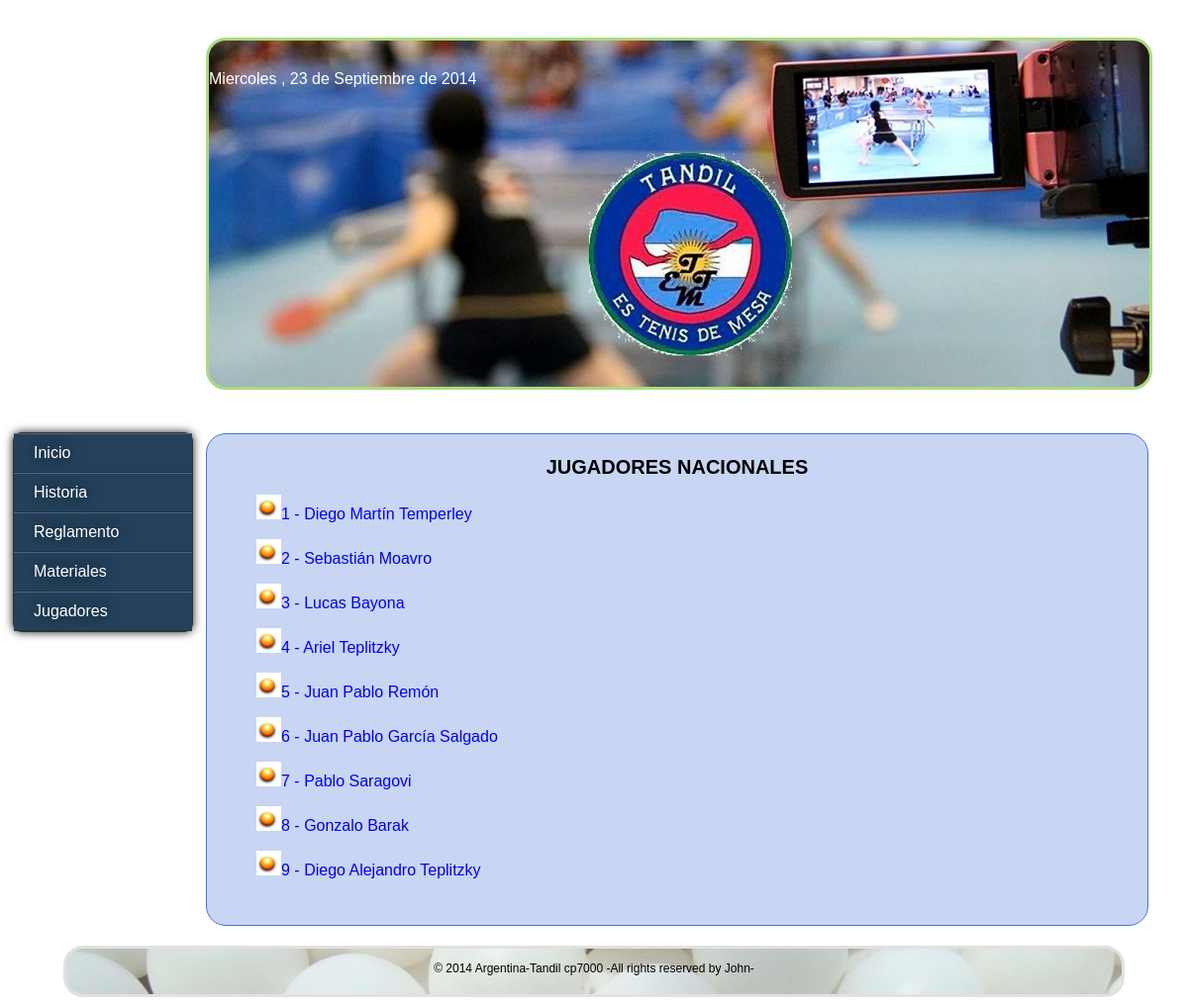
The page /jugadores_nacionales.php on the database its author committed.
### tables this page shows
CREATE TABLE `jugadores` (
  `id_jugador` int(11) NOT NULL AUTO_INCREMENT,
  `nombre` varchar(32) NOT NULL,
  PRIMARY KEY (`id_jugador`)
);

### jugadores_nacionales.php (the view, shortened to what this page needs)
<?php
$host 	= "localhost";
$db	= "tetm";
$user	= "root";
$pass	= "";
try{
$conn = new PDO("mysql:host=$host;dbname=$db",$user,$pass);
}
catch(PDOException $pe)
{
	die('Error de conexion, Mensaje: ' -$pe->getMessage());
}
  $sql = "SELECT ip.tipo_jugador,ip.ranking, j.nombre,j.id_jugador as id_jugador
  FROM informacion_personal ip JOIN jugadores j ON (j.id_jugador=ip.id_jugador)
  WHERE ip.tipo_jugador= 'Nacional'
  group by ip.tipo_jugador,ip.ranking, j.nombre
  order by j.id_jugador";
$q	 = $conn->query($sql);
?>
<!DOCTYPE html>
<html>
<head>
	<link rel="stylesheet" type="text/css" href="css/estilotm.css"/>
</head>
<body>
	<header>
	</header>
	<nav>
			<ul id="contenedorMenu">
				<li><a href="home.php">Inicio</a></li>
				<li><a href="historia.php">Historia</a></li>
				<li><a href="reglamento.php">Reglamento</a></li>
				<li><a>Materiales</a>
				</li>
				<li><a>Jugadores</a>
				</li>
			</ul>
	</nav>
	<section class = "informacion">
			<h1> JUGADORES NACIONALES </h1>
			 <?php
					  while($r = $q->fetch()){
					?>
				<p><a href="jugador_generico.php?mensaje=<?=$r["id_jugador"]?>">
				<img WIDTH=25 HEIGHT=25 src= "images/estilo/pelotita.jpg" ><?= $r["ranking"]?> -  <?= $r["nombre"] ?></a></p>
				<?php
							}
						?>
	</section>
<footer>
		<p>
			&copy 2014 Argentina-Tandil cp7000 -All rights reserved by John-
		</p>
</footer>
</body>
</html>

### css/estilotm.css (style rules this page uses)
body { background-image: url('../images/estilo/fondo1.png'); background-size: 100%; background-repeat:no-repeat; background-attachment:fixed; font-size: 16px; font-family: sans-serif; }
header { width: 950px; height:240px; padding-top: 30px; padding-bottom: 80px; margin-top: 30px; margin-right: 200px; margin-left: 200px; background-image: url('../images/estilo/portada3.jpg'); background-repeat:no-repeat; background-position: 50% 100%; color: white; border: 3px solid #a9db80; border-radius: 20px; position: absolute; }
section.informacion { width: 850px; height: 100%; margin-top: -50px; margin-right:100px; margin-left:200px; margin-bottom: 20px; padding-left: 50px; padding-right: 50px; padding-top: 5px; padding-bottom: 30px; background: #C8D5F3; border: 1px solid #4577D4; border-radius: 20px; background-size: 100%; }
a { text-decoration:none; list-style:none; }
h1 { font-size: 20px; text-align: center; font-family: 'Lucida Sans-Unicode','Bitstram Vera Sans','Lucida Grande', Verdana,Helvetica; }
nav { margin-bottom: 0px; margin-left: 0px; margin-right: 0px; margin-top: 0px; padding-bottom: 50px; padding-left: 5px; padding-right: 5px; padding-top: 430px; }
#contenedorMenu { padding:0; list-style:none; width:180px; font-size:16px; border: 1px solid rgba(0,0,0,0.8); margin-top: -1px; box-shadow: 0 0 10px rgba(0,0,0,0.9); position: absolute; border-radius: 8px; }
#contenedorMenu li a { display: block; border-bottom: 1px solid rgba(0,0,0, 0.2); border-top: 1px solid rgba(255,255,255, 0.2); background:rgba(36,64,90,1); text-decoration:none; color:rgb(255,255,255); font-family: 'Lucida Sans-Unicode','Bitstram Vera Sans','Lucida Grande', Verdana,Helvetica; text-shadow: 0px 0px 12px rgba(0,0,0,0.5); padding:10px; padding-left:20px; }
footer { width: 90%; height:45px; padding-top: 1px; margin: auto; background-repeat:no-repeat; background-image: url('../images/estilo/pelotitas.jpg'); border: 3px solid #e1e1e1; border-radius: 20px; color: black; text-align: center; font-size: 12px; font-family: 'Lucida Sans-Unicode','Bitstram Vera Sans','Lucida Grande', Verdana,Helvetica; }

### rows shown on the page
jugadores: ranking "1", nombre "Diego Martín Temperley"
jugadores: ranking "2", nombre "Sebastián Moavro"
jugadores: ranking "3", nombre "Lucas Bayona"
jugadores: ranking "4", nombre "Ariel Teplitzky"
jugadores: ranking "5", nombre "Juan Pablo Remón"
jugadores: ranking "6", nombre "Juan Pablo García Salgado"
jugadores: ranking "7", nombre "Pablo Saragovi"
jugadores: ranking "8", nombre "Gonzalo Barak"
jugadores: ranking "9", nombre "Diego Alejandro Teplitzky"
